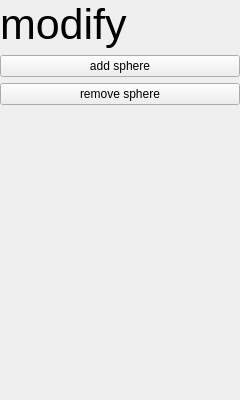
<?xml version="1.0" encoding="UTF-8"?>
<ui version="4.0">
 <class>Modify_View</class>
 <widget class="QWidget" name="Modify_View">
  <property name="geometry">
   <rect>
    <x>0</x>
    <y>0</y>
    <width>240</width>
    <height>400</height>
   </rect>
  </property>
  <property name="windowTitle">
   <string>Form</string>
  </property>
  <layout class="QVBoxLayout" name="verticalLayout">
   <property name="leftMargin">
    <number>0</number>
   </property>
   <property name="topMargin">
    <number>0</number>
   </property>
   <property name="rightMargin">
    <number>0</number>
   </property>
   <property name="bottomMargin">
    <number>0</number>
   </property>
   <item>
    <widget class="QLabel" name="label_title">
     <property name="font">
      <font>
       <pointsize>32</pointsize>
      </font>
     </property>
     <property name="text">
      <string>modify</string>
     </property>
    </widget>
   </item>
   <item>
    <widget class="QPushButton" name="btn_add_sphere">
     <property name="text">
      <string>add sphere</string>
     </property>
    </widget>
   </item>
   <item>
    <widget class="QPushButton" name="btn_remove_sphere">
     <property name="text">
      <string>remove sphere</string>
     </property>
    </widget>
   </item>
   <item>
    <spacer name="verticalSpacer">
     <property name="orientation">
      <enum>Qt::Vertical</enum>
     </property>
     <property name="sizeHint" stdset="0">
      <size>
       <width>20</width>
       <height>40</height>
      </size>
     </property>
    </spacer>
   </item>
  </layout>
 </widget>
 <resources/>
 <connections/>
</ui>
